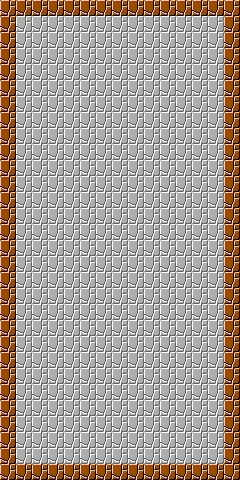

A level layout from a 2D game, rendered from its tile map. Below: a short description, then the map file with its tile-grid data intact:
An orthogonal 15x30 tile map with 16x16 px tiles, 1 tile layer (Tile Layer 1).

<map version="1.0" tiledversion="1.0.2" orientation="orthogonal" renderorder="right-down" width="15" height="30" tilewidth="16" tileheight="16" nextobjectid="1">
 <tileset firstgid="1" source="mariotiles.tsx" />
 <layer name="Tile Layer 1" width="15" height="30">
  <data encoding="csv">
1,1,1,1,1,1,1,1,1,1,1,1,1,1,1,
1,133,133,133,133,133,133,133,133,133,133,133,133,133,1,
1,133,133,133,133,133,133,133,133,133,133,133,133,133,1,
1,133,133,133,133,133,133,133,133,133,133,133,133,133,1,
1,133,133,133,133,133,133,133,133,133,133,133,133,133,1,
1,133,133,133,133,133,133,133,133,133,133,133,133,133,1,
1,133,133,133,133,133,133,133,133,133,133,133,133,133,1,
1,133,133,133,133,133,133,133,133,133,133,133,133,133,1,
1,133,133,133,133,133,133,133,133,133,133,133,133,133,1,
1,133,133,133,133,133,133,133,133,133,133,133,133,133,1,
1,133,133,133,133,133,133,133,133,133,133,133,133,133,1,
1,133,133,133,133,133,133,133,133,133,133,133,133,133,1,
1,133,133,133,133,133,133,133,133,133,133,133,133,133,1,
1,133,133,133,133,133,133,133,133,133,133,133,133,133,1,
1,133,133,133,133,133,133,133,133,133,133,133,133,133,1,
1,133,133,133,133,133,133,133,133,133,133,133,133,133,1,
1,133,133,133,133,133,133,133,133,133,133,133,133,133,1,
1,133,133,133,133,133,133,133,133,133,133,133,133,133,1,
1,133,133,133,133,133,133,133,133,133,133,133,133,133,1,
1,133,133,133,133,133,133,133,133,133,133,133,133,133,1,
1,133,133,133,133,133,133,133,133,133,133,133,133,133,1,
1,133,133,133,133,133,133,133,133,133,133,133,133,133,1,
1,133,133,133,133,133,133,133,133,133,133,133,133,133,1,
1,133,133,133,133,133,133,133,133,133,133,133,133,133,1,
1,133,133,133,133,133,133,133,133,133,133,133,133,133,1,
1,133,133,133,133,133,133,133,133,133,133,133,133,133,1,
1,133,133,133,133,133,133,133,133,133,133,133,133,133,1,
1,133,133,133,133,133,133,133,133,133,133,133,133,133,1,
1,133,133,133,133,133,133,133,133,133,133,133,133,133,1,
1,1,1,1,1,1,1,1,1,1,1,1,1,1,1
</data>
 </layer>
</map>
